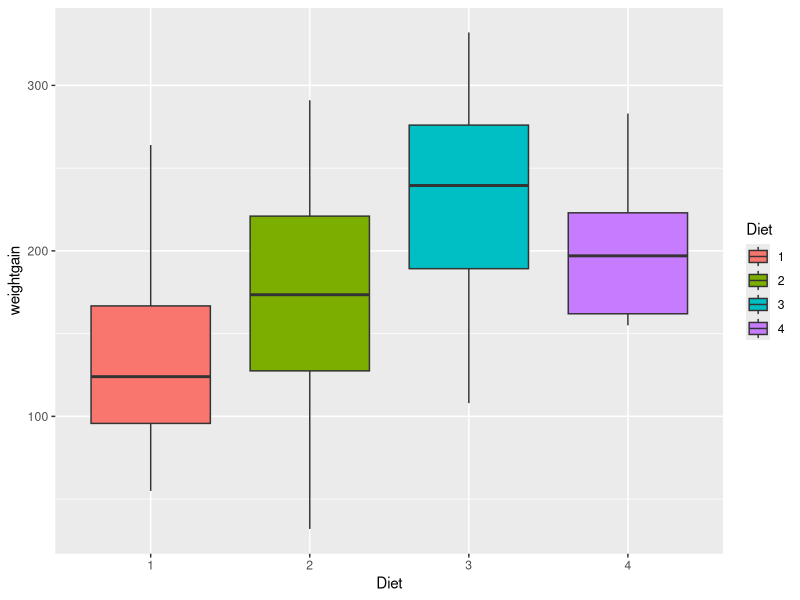
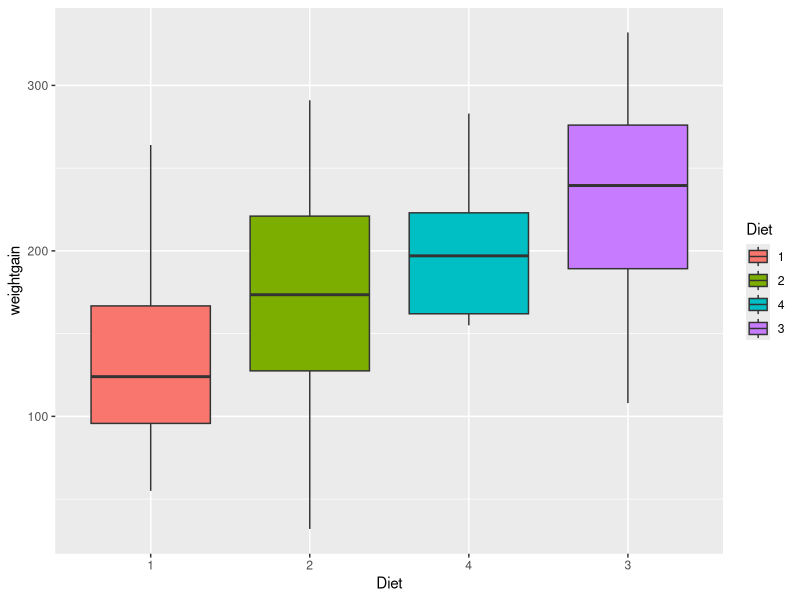
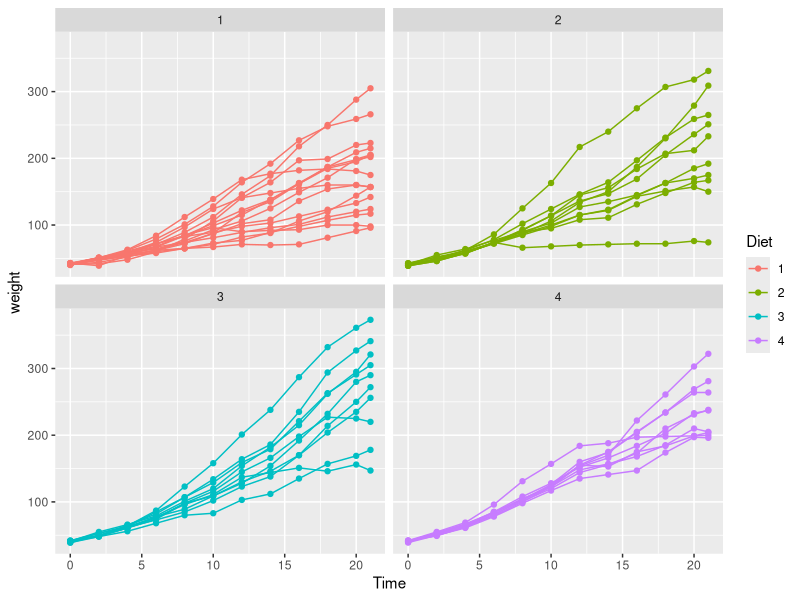
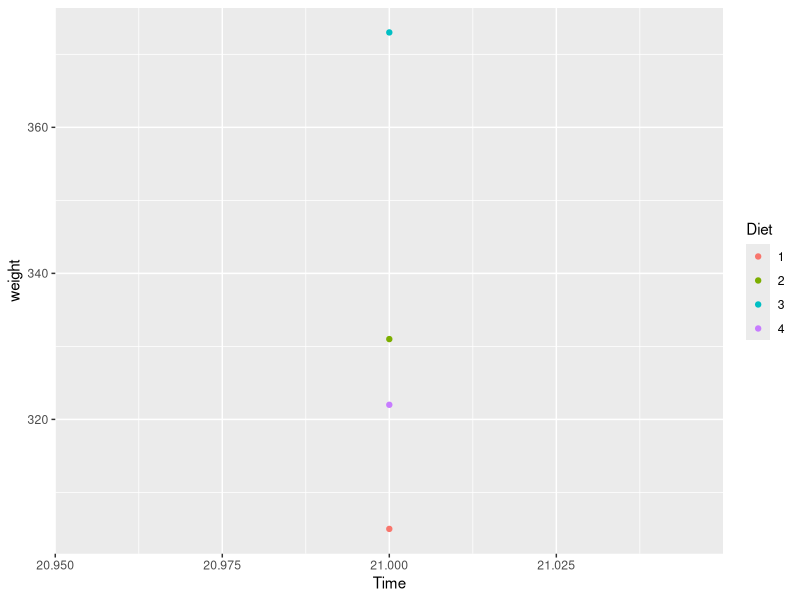
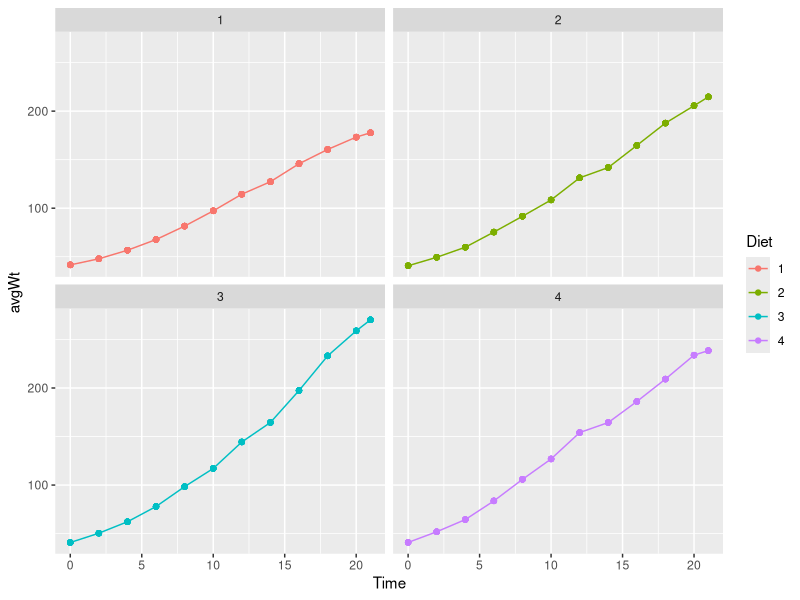

Write R code to recreate these figures, in order.
## ---- chunk 1
knitr::opts_chunk$set(echo = TRUE)
## ---- chunk 2
library(dplyr)
library(ggplot2)
ChickWeight %>%  count(Chick) %>% filter(n <12)

complete<-ChickWeight %>% group_by(Chick) %>% mutate(count = n())  %>% filter(count==12)
## ---- chunk 3
complete<-complete  %>%  group_by(Chick) %>% mutate(weightgain = weight-first(weight))

## ---- chunk 4
ggplot(data=complete %>% filter(Time==21),aes(x=Diet)) + geom_boxplot(aes(y=weightgain,fill=Diet))
#sort increasing
ggplot(data=complete %>% filter(Time==21),aes(x=reorder(Diet,weightgain,FUN = median))) + geom_boxplot(aes(y=weightgain,fill=reorder(Diet,weightgain,FUN = median)))+
  xlab("Diet") + scale_fill_discrete(guide = guide_legend(title = "Diet"))

## ---- chunk 5
ggplot(data=complete ,aes(x=Time,y=weight))+ geom_point(aes(colour=Diet)) + facet_wrap(~Diet)+ geom_line(aes(x=Time,y=weight, group = Chick, colour=Diet))

## ---- chunk 6
ggplot(data=complete%>%group_by(Diet)%>%filter(Time==21)%>%filter(weight==max(weight)) ,aes(x=Time,y=weight))+ geom_point(aes(colour=Diet)) 
ggplot(data=complete %>% group_by(Time,Diet) %>% mutate(avgWt=ave(weight)) ,aes(x=Time,y=avgWt))+ geom_point(aes(colour=Diet)) + facet_wrap(~Diet)+ geom_line(aes(x=Time,y=avgWt, colour=Diet))


